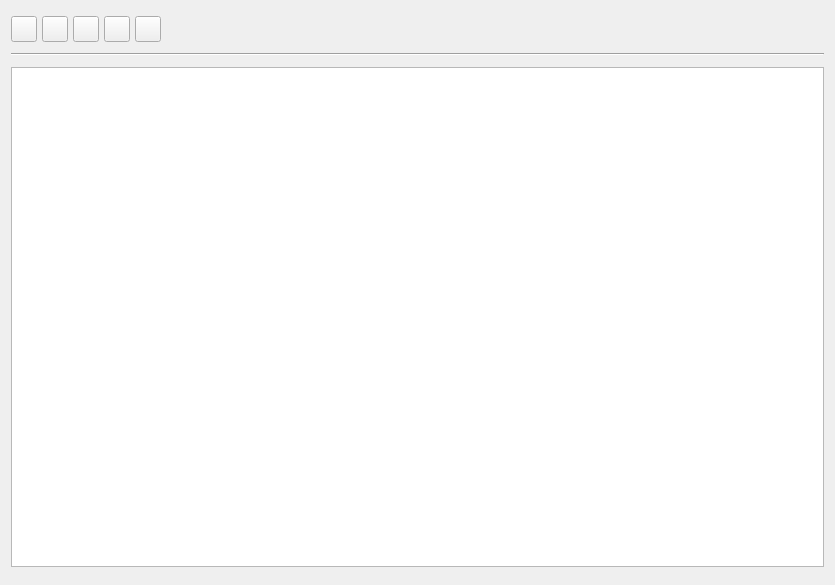
<?xml version="1.0" encoding="UTF-8"?>
<ui version="4.0">
 <class>Form</class>
 <widget class="QWidget" name="Form">
  <property name="geometry">
   <rect>
    <x>0</x>
    <y>0</y>
    <width>835</width>
    <height>585</height>
   </rect>
  </property>
  <property name="windowTitle">
   <string>Form</string>
  </property>
  <layout class="QHBoxLayout" name="horizontalLayout">
   <item>
    <layout class="QVBoxLayout" name="verticalLayout_3">
     <item>
      <layout class="QHBoxLayout" name="horizontalLayout_2">
       <property name="spacing">
        <number>5</number>
       </property>
       <property name="bottomMargin">
        <number>0</number>
       </property>
       <item>
        <widget class="QPushButton" name="propertis">
         <property name="maximumSize">
          <size>
           <width>26</width>
           <height>26</height>
          </size>
         </property>
         <property name="text">
          <string/>
         </property>
         <property name="icon">
          <iconset theme="document-properties"/>
         </property>
        </widget>
       </item>
       <item>
        <widget class="QPushButton" name="rotate_left">
         <property name="maximumSize">
          <size>
           <width>26</width>
           <height>26</height>
          </size>
         </property>
         <property name="text">
          <string/>
         </property>
         <property name="icon">
          <iconset theme="object-rotate-left"/>
         </property>
        </widget>
       </item>
       <item>
        <widget class="QPushButton" name="rotate_right">
         <property name="maximumSize">
          <size>
           <width>26</width>
           <height>26</height>
          </size>
         </property>
         <property name="text">
          <string/>
         </property>
         <property name="icon">
          <iconset theme="object-rotate-right"/>
         </property>
        </widget>
       </item>
       <item>
        <widget class="QPushButton" name="snap">
         <property name="sizePolicy">
          <sizepolicy hsizetype="Fixed" vsizetype="Fixed">
           <horstretch>0</horstretch>
           <verstretch>0</verstretch>
          </sizepolicy>
         </property>
         <property name="maximumSize">
          <size>
           <width>26</width>
           <height>26</height>
          </size>
         </property>
         <property name="text">
          <string/>
         </property>
         <property name="icon">
          <iconset theme="camera-photo"/>
         </property>
        </widget>
       </item>
       <item>
        <widget class="QPushButton" name="show_info">
         <property name="maximumSize">
          <size>
           <width>26</width>
           <height>26</height>
          </size>
         </property>
         <property name="text">
          <string/>
         </property>
         <property name="icon">
          <iconset theme="go-down"/>
         </property>
        </widget>
       </item>
       <item>
        <spacer name="horizontalSpacer">
         <property name="orientation">
          <enum>Qt::Horizontal</enum>
         </property>
         <property name="sizeHint" stdset="0">
          <size>
           <width>60</width>
           <height>20</height>
          </size>
         </property>
        </spacer>
       </item>
      </layout>
     </item>
     <item>
      <widget class="Line" name="line">
       <property name="orientation">
        <enum>Qt::Horizontal</enum>
       </property>
      </widget>
     </item>
     <item>
      <widget class="QGraphicsView" name="graphicsView">
       <property name="maximumSize">
        <size>
         <width>16777215</width>
         <height>500</height>
        </size>
       </property>
      </widget>
     </item>
    </layout>
   </item>
  </layout>
 </widget>
 <resources/>
 <connections/>
</ui>
